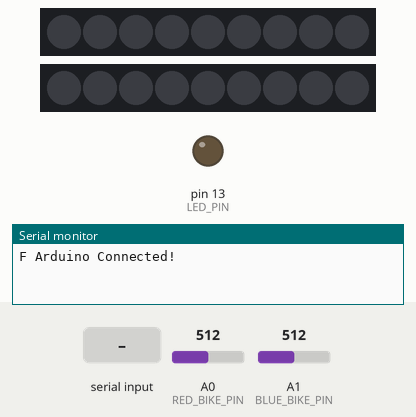
Recording of a sketch running on a simulated Arduino Uno, built with avr-gcc and run on an emulated ATmega328P. Shown: 2 × 9 RGB LEDs in strip order, left to right, output pins drawn as LEDs (lit = HIGH), the last lines printed to the serial monitor. Inputs (shaded band) come from the test bench; at power-on: A0 (RED_BIKE_PIN) = 512, A1 (BLUE_BIKE_PIN) = 512. Dim RGB values are drawn brighter than linear; colours are those a GRB WS2812 strip shows for the declared byte order.

Above: at 4.2 s.
4.3 s: "S" received over Serial
At 11.7 s:
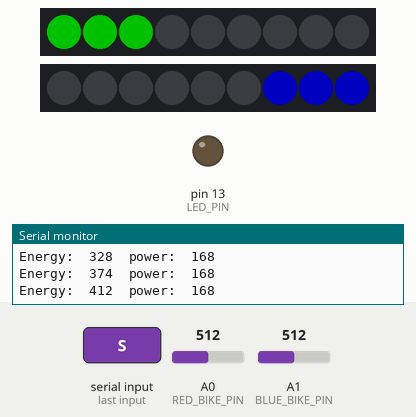
At 16.24 s:
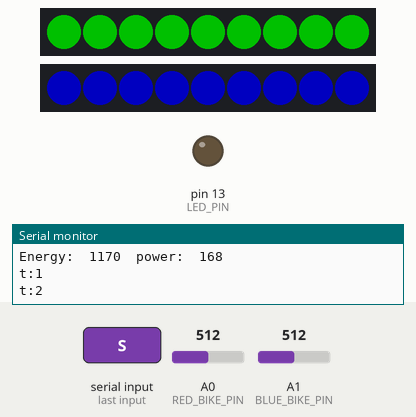
Timing chart, 0 to 17.7 s (numbered marks = the images above; inputs shaded):
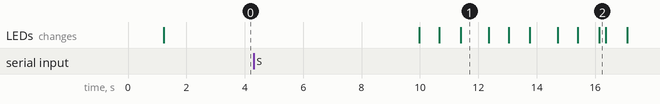

Measured:
- after the input at 4.3 s, the LEDs: first change after 5.7 s (image 1 shows a later state)
- what the display in image 1 shows lasts 1.0 s, from 11.4 s to 12.4 s

The sketch:

bike-wall.ino
```cpp
#include <SPI.h>
#include <bitBangedSPI.h>
#include <MAX7219_Dot_Matrix.h>
#include <FastLED.h>


#define NUM_DISPLAYS 6

MAX7219_Dot_Matrix display1 (4, 24, 22, 26);  // 8 chips, and then specify the LOAD pin only
MAX7219_Dot_Matrix display2 (4, 34, 32, 36);  // 8 chips, and then specify the LOAD pin only
MAX7219_Dot_Matrix display3 (4, 42, 40, 44);  // 8 chips, and then specify the LOAD pin only
MAX7219_Dot_Matrix display4 (4, 50, 48, 52);  // 8 chips, and then specify the LOAD pin only
MAX7219_Dot_Matrix display5 (4, 27, 25, 29);  // 8 chips, and then specify the LOAD pin only
MAX7219_Dot_Matrix display6 (4, 35, 31, 37);  // 8 chips, and then specify the LOAD pin only

MAX7219_Dot_Matrix displays[] = {display1, display2, display3, display4, display5, display6};


#define NUM_STRIPS 2
#define NUM_LEDS_PER_STRIP 9
#define NUM_LEDS NUM_LEDS_PER_STRIP * NUM_STRIPS


// For led chips like Neopixels, which have a data line, ground, and power, you just
// need to define DATA_PIN.  For led chipsets that are SPI based (four wires - data, clock,
// ground, and power), like the LPD8806, define both DATA_PIN and CLOCK_PIN

#define LED_PIN 13

#define RED_BIKE_PIN A0

#define BLUE_BIKE_PIN A1

int MAX_ENERGY  = 600;


float RED_BIKE_MAGIC  = 3.5;
float BLUE_BIKE_MAGIC  = 3.5;

float GAIN = 8.5;

CRGB leds[NUM_STRIPS * NUM_LEDS_PER_STRIP];


enum {WAITING, GET_READY, START, RUNNING, FINISHED, TEST};

int state = WAITING;
//int state = TEST;

bool is_ready = false;
unsigned long last_touch = 0;

const int numReadings = 10;

float red_readings[numReadings];      // the readings from the analog input
float blue_readings[numReadings];      // the readings from the analog input

int index = 0;                  // the index of the current reading

float red_total = 0;                  // the running total
float red_average = 0;                // the average

float red_power = 0;
float red_energy = 0;

float blue_total = 0;                  // the running total
float blue_average = 0;                // the average

float blue_power = 0;
float blue_energy = 0;

float total_energy = 0;

int red_val = 0;
int blue_val = 0;

int prev_power = 0;

int freq = 100;

int counter = 0;

int prev_counter = 0;

int tokens = 0;

unsigned long last_counter = 0;
unsigned long some_time = 0;

unsigned long last_red = 0;
unsigned long last_blue = 0;


bool changed = false;


void clear_leds() {
  LEDS.clear();
  LEDS.show();
  //Serial.println("Waiting");
}
void incTokens() {
  tokens++;
  Serial.print("t:");
  Serial.println(tokens);
}


void displayNumber(int display_num, int v) {
  char ones;
  char tens;
  char hundreds;
  char thou;

  int offset = 0; //display_num * 4;

  ones = (char) (v % 10) + 48;
  v = v / 10;
  tens = (char) (v % 10) + 48;
  v = v / 10;
  hundreds = (char) (v % 10) + 48;
  v = v / 10;
  thou = (char) (v) + 48;

  bool has_val = false;

  if (thou > 48 || has_val) {
    has_val = true;
    displays[display_num].sendChar( offset, thou);
  } else {
    displays[display_num].sendChar( offset, ' ');


  }

  if (hundreds > 48 || has_val) {
    has_val = true;
    displays[display_num].sendChar(1 + offset, hundreds);


  } else {
    displays[display_num].sendChar(1 + offset, ' ');


  }
  if (tens > 48 || has_val) {
    has_val = true;
    displays[display_num].sendChar(2 + offset, tens);

  } else {
    displays[display_num].sendChar(2 + offset, ' ');

  }

  displays[display_num].sendChar(3 + offset, ones);


}

void showCounter() {
  displayNumber(2, counter);
}


void testDisplays() {
  for (int i = 0 ; i < NUM_DISPLAYS; i++) {
    char num = i + 48;
    //displayNumber(i, i + 1);
    char str[] = {num, num, num, num};
    displays[i].sendString(str);
  }

}

void clearDisplays() {
  for (int i = 0; i < NUM_DISPLAYS; i++) {
    displays[i].sendString ("    ");
  }
  delay(10);
  for (int i = 0; i < NUM_DISPLAYS; i++) {
    displays[i].sendString ("    ");
  }
  delay(10);


}


void stripRed(int ledsOn) {
  ledsOn = constrain(ledsOn, 0, NUM_LEDS_PER_STRIP);
  for (int i = 0; i < ledsOn; i++) {
    leds[i] = CRGB::Red;

  }
}

void stripBlue(int ledsOn) {
  ledsOn = constrain(ledsOn, 0, NUM_LEDS_PER_STRIP);

  for (int i = 0; i < ledsOn; i++) {
    leds[NUM_LEDS - 1 - i] = CRGB::Blue;
  }

}


void check_waiting() {
  // wait for Serial message
  if (Serial.available() > 0) {
    char cmd = Serial.read();
    if (cmd == 'S') {
      Serial.println("START");
      is_ready = true;
    } else {
      Serial.print("Bad cmd: ");
      Serial.println(cmd);
    }

  }
}

void readRedBike() {
  red_total = red_total - red_readings[index];
  red_readings[index] = analogRead(RED_BIKE_PIN); //Raw data reading
  //red_readings[index] = readings[index] - 512) * 5 / 1024 / 0.04 - 0.04;

  red_total = red_total + red_readings[index];
  index = index + 1;
  if (index >= numReadings)
    index = 0;
  red_average = red_total / numReadings; //Smoothing algorithm (http://www.arduino.cc/en/Tutorial/Smoothing)
  int val = map(int(red_average), 200, 500, 12, 24);
  red_power = constrain(val, 0, 50) * RED_BIKE_MAGIC;
  if (red_power > 40 && red_average > 30) {
    red_energy += (red_power * (millis() - last_red) / 1000 );
    last_red = millis();
    red_val = map(int(red_energy), 0, MAX_ENERGY, 0, NUM_LEDS_PER_STRIP);
    if (red_energy > MAX_ENERGY) {
      incTokens();
      total_energy += red_energy;
      red_energy = 0;
    }


    //    Serial.print("RED\t");
    //    Serial.print(red_energy);
    //    Serial.print("\t");
    //    Serial.print(red_average);
    //    Serial.print("\t");
    //    Serial.print(power);
    //    Serial.print("\t");
    //    Serial.println(red_val);

    changed = true;

  } else {
    red_power = 0;
  }

}

void readBlueBike() {
  blue_total = blue_total - blue_readings[index];
  blue_readings[index] = analogRead(BLUE_BIKE_PIN); //Raw data reading
  //blue_readings[index] = readings[index] - 512) * 5 / 1024 / 0.04 - 0.04;

  blue_total = blue_total + blue_readings[index];
  blue_average = blue_total / numReadings; //Smoothing algorithm (http://www.arduino.cc/en/Tutorial/Smoothing)

  int val = map(int(blue_average), 200, 500, 12, 24);
  blue_power = constrain(val, 0, 50) * BLUE_BIKE_MAGIC;
  if (blue_power > 40 && blue_average > 30) {
    blue_energy += (blue_power *  (millis() - last_blue) / 1000);
    last_blue = millis();
    blue_val = map(int(blue_energy), 0, MAX_ENERGY, 0, NUM_LEDS_PER_STRIP);

    //    Serial.print("BLUE\t");
    //    Serial.print(blue_energy);
    //    Serial.print("\t");
    //    Serial.print(blue_average);
    //    Serial.print("\t");
    //    Serial.print(power);
    //    Serial.print("\t");
    //    Serial.println(blue_val);

    changed = true;
    if (blue_energy > MAX_ENERGY) {
      incTokens();
      total_energy += blue_energy;
      blue_energy = 0;
    }

  } else {
    blue_power = 0;
  }

}


void run() {
  changed = false;
  prev_power = red_power + blue_power;
  readRedBike();
  readBlueBike();
  if ((red_power + blue_power) !=  prev_power) {

  }


  if (millis() - last_counter >= 1000) {
    counter--;
    if (counter < 0) {
      counter = 0;
      state = FINISHED;
      Serial.println("Finished!");
      // Serial.print("t:");
      // Serial.println(tokens);
      some_time = millis();
      displays[2].sendString(" ");
    }
    else {
      showCounter();
    }
    last_counter = millis();
    //displayNumber(2, 0);
    changed = true;

  }

  if (changed) {
    FastLED.clear();
    stripRed(red_val);
    stripBlue(blue_val);
    FastLED.show();

    int energy = int(total_energy + blue_energy + red_energy);
    displayNumber(3, energy);

    int power = int( (red_power + blue_power) ); //* 10);
    displayNumber(1, power);

    int calories = energy / 488;
    displayNumber(0, calories);

    int light = energy / 9 / 45;
    displayNumber(4, light);

    int aircon = energy / 3500;
    displayNumber(5, aircon);


    Serial.print("Energy:\t");
    Serial.print(energy);
    Serial.print("\tpower:\t");
    Serial.println(power);

  }
  delay(10);


}

void show_results() {
  clear_leds();
  if (Serial.available() > 0) {
    char cmd = Serial.read();
    if (cmd == 'V') {
      Serial.println("VALID");
      is_ready = true;

      state = WAITING;
      clearDisplays();


    } else {
      Serial.print("Bad cmd:\t");
      Serial.println(cmd);
    }

  }

  // if(millis() - some_time > 300000){
  //   state = WAITING;
  //   clearDisplays();

  // }

}

void count_down() {
  delay(1000);
  Serial.println("c:3");
  displayNumber(2, 3);
  delay(1000);
  Serial.println("c:2");
  displayNumber(2, 2);
  delay(1000);
  Serial.println("c:1");
  displayNumber(2, 1);
  delay(1000);
  Serial.println("c:0");
  displayNumber(2, 0);
}

void test_mode() {
  clearDisplays();
  counter++;
  if (counter >= NUM_LEDS_PER_STRIP)
    counter = 0;
  testDisplays();
  FastLED.clear();
  stripRed(counter);
  stripBlue(counter);
  FastLED.show();
  Serial.println(counter);

  delay(2000);


}

void setup() {
  Serial.begin(9600);
  // Serial.setTimeout(100);
  for (int i = 0; i < NUM_DISPLAYS; i++) {
    displays[i].begin ();
    displays[i].setIntensity (15);

  }

  pinMode(LED_PIN, OUTPUT);
  FastLED.addLeds<WS2812, 5>(leds, 0, NUM_LEDS_PER_STRIP);

  // tell FastLED there's 60 NEOPIXEL leds on pin 11, starting at index 60 in the led array
  FastLED.addLeds<WS2812, 7>(leds, NUM_LEDS_PER_STRIP, NUM_LEDS_PER_STRIP);
  LEDS.setBrightness(84);
  last_touch = millis();
  clear_leds();
  for (int i = 0; i < numReadings; i++) {
    red_readings[i] = 0;
    blue_readings[i] = 0;
  }
  testDisplays();
  delay(1000);

  //Serial.print("Total:\t");
  //Serial.println(total_energy);
  clearDisplays();

  // displayInit();
  //Serial.println("here");
  Serial.println("F Arduino Connected!");

}


void loop() {


  switch (state) {

    case WAITING:
      tokens = 0;
      total_energy = 0;
      is_ready = false;
      clear_leds();


      check_waiting();

      if (is_ready) {
        //is_touched = false;
        state = GET_READY;
      }

      break;

    case GET_READY:

      Serial.println("get_ready");
      count_down();
      clear_leds();
      state = RUNNING;
      red_energy = 0;
      red_total = 0;
      blue_energy = 0;
      blue_total = 0;
      total_energy = 0;
      red_val = 0;
      blue_val = 0;
      tokens = 0;
      index = 0;
      for (int i = 0; i < numReadings; i++) {
        red_readings[i] = 0;
        blue_readings[i] = 0;
      }
      counter = 60;
      last_counter = 0;
      last_red = millis();
      last_blue = millis();

      Serial.println("t:0");
      break;


    case RUNNING:
      run();
      break;
    case FINISHED:
      show_results();

      break;
    case TEST:
      test_mode();
      //counter = 0;
      break;

  }

}
```
